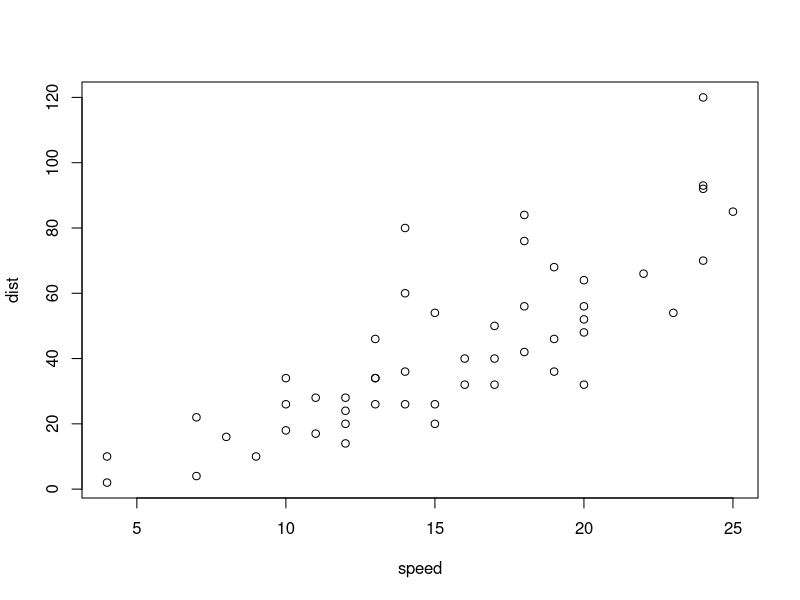
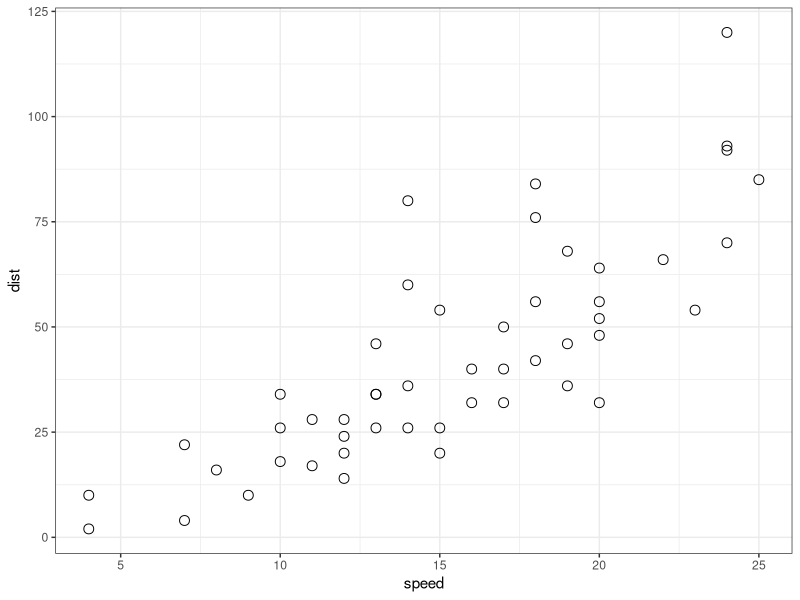

Recreate these plots in R, in order.
## ---- chunk 1
plot(cars)
## ---- chunk 2
install.packages("tidyverse")
install.packages("knitr")
install.packages("cowplot")
install.packages("ordinal")
install.packages("broom")
install.packages("emmeans")
install.packages("Hmisc")
install.packages("corrplot")
## ---- chunk 3
library(ggplot2)
## ---- chunk 4
ggplot(cars, aes(x=speed, y=dist)) + geom_point(size=3, shape=1) + theme_bw()
